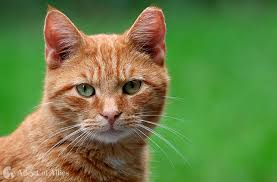
#> input picture images.jfif, 277 x 182 px
$ python 9.add_image.py
#> lines starting #> are read from the running program, lines starting #| are printed output that depends on the picture
import cv2
img1=cv2.imread("images.jfif")
#> img1 is the input picture: shape (182, 277, 3); mean B, G, R 69.2, 129.5, 105.6
img2=cv2.imread("download.jpg")
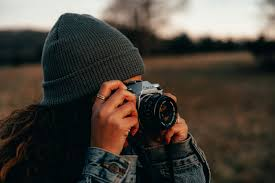
#> input picture download.jpg, 275 x 183 px
#> img2 is the input picture: shape (183, 275, 3); mean B, G, R 58.9, 66.6, 72.7
img2=cv2.resize(img2,(img1.shape[1],img1.shape[0]))
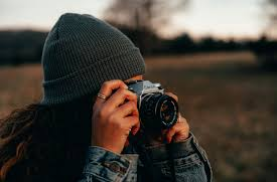
#> img2: shape (182, 277, 3); mean B, G, R 58.8, 66.5, 72.6
added_image=cv2.add(img1,img2)
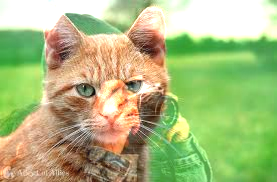
#> added_image: shape (182, 277, 3); mean B, G, R 125.8, 186, 170.6
cv2.imshow("Added Image",added_image)
cv2.waitKey(0)
